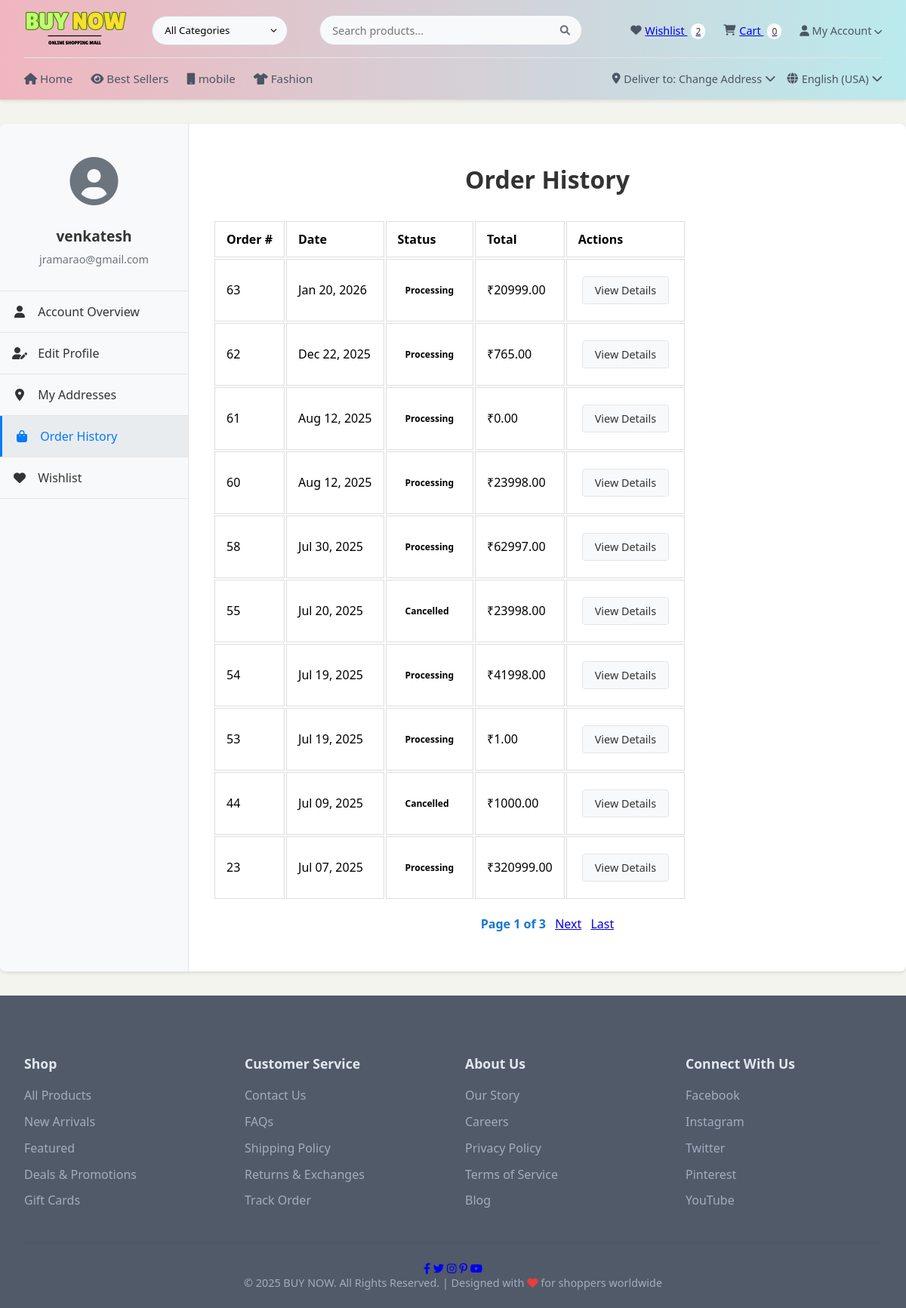
/my-account/orders/ (signed in), run on the app's committed database.
### shop/models.py (models this page shows, shortened)
class Order(models.Model):
    STATUS_CHOICES = [
        ('P', 'Pending'),
        ('PR', 'Processing'),
        ('S', 'Shipped'),
        ('D', 'Delivered'),
        ('C', 'Cancelled'),
    ]
    user = models.ForeignKey(User, on_delete=models.CASCADE)
    items = models.ManyToManyField(CartItem)
    total_price = models.DecimalField(max_digits=10, decimal_places=2 ,default=0 )
    shipping_address = models.TextField(
        default="Address not provided",  # Or any sensible defaul
        blank=True  # Also add this if the field can be empty
        )
    status = models.CharField(max_length=2, choices=STATUS_CHOICES, default='PR')
    created_at = models.DateTimeField(auto_now_add=True)
    estimated_delivery = models.DateField(
        default=timezone.now() + timedelta(days=7)  # Default to 7 days from now
    )

### shop/views.py (the view)
# urls.py: path('my-account/orders/', views.order_history_view, name='order_history'),
def order_history_view(request):
    orders_list = Order.objects.filter(user=request.user).order_by('-created_at')
    paginator = Paginator(orders_list, 10)  # Show 10 orders per page
    page_number = request.GET.get('page')
    page_obj = paginator.get_page(page_number)
    context = {
        'orders': page_obj,  # Use page_obj for iteration in template
        'is_paginated': page_obj.has_other_pages(),
        'page_obj': page_obj,
    }
    return render(request, 'shop/account/order_history.html', context)

### shop/context_processors.py (called while the page is built)
def wishlist_count(request):
    if request.user.is_authenticated:
        wishlist, created = Wishlist.objects.get_or_create(user=request.user)
        return {'wishlist_count': wishlist.products.count()}
    return {'wishlist_count': 0}

def cart_count(request):
    if request.user.is_authenticated:
        try:
            cart = Cart.objects.get(user=request.user)
            return {'cart_count': cart.items.count()}
        except Cart.DoesNotExist:
            return {'cart_count': 0}
    return {'cart_count': 0}

### shop/templates/shop/account/order_history.html (shortened to what this page needs)
{% extends 'shop/base.html' %}
{% load static %}
{% block content %}
<div class="account-container">
    <div class="account-sidebar">
        {% include 'shop/account/account_sidebar.html' %}
    </div>
    <div class="account-content">
        <h2>Order History</h2>
        {% if orders %}
        <div class="orders-table">
            <table>
                <thead>
                    <tr>
                        <th>Order #</th>
                        <th>Date</th>
                        <th>Status</th>
                        <th>Total</th>
                        <th>Actions</th>
                    </tr>
                </thead>
                <tbody>
                    {% for order in orders %}
                    <tr>
                        <td>{{ order.id }}</td>
                        <td>{{ order.created_at|date:"M d, Y" }}</td>
                        <td><span class="status-badge {{ order.status|lower }}">{{ order.get_status_display }}</span></td>
                        <td>₹{{ order.total_price }}</td>
                        <td><a href="{% url 'view_invoice' order.id %}" class="btn btn-view">View Details</a></td>
                    </tr>
                    {% endfor %}
                </tbody>
            </table>
        </div>
        {% else %}
        <p>You haven't placed any orders yet.</p>
        {% endif %}
    {% if is_paginated %}
    <div class="pagination" style="text-align:center; margin:20px 0;">
        <span class="step-links">
            <span class="current" style="font-weight:bold; color:#1976d2;">
                Page {{ page_obj.number }} of {{ page_obj.paginator.num_pages }}
            </span>
            {% if page_obj.has_next %}
                <a href="?page={{ page_obj.next_page_number }}" style="margin-left:8px;">Next</a>
                <a href="?page={{ page_obj.paginator.num_pages }}" style="margin-left:8px;">Last</a>
            {% endif %}
        </span>
    </div>
    {% endif %}
    </div>
</div>
{% endblock %}

### shop/templates/shop/account/account_sidebar.html
<div class="account-user">
    <div class="account-avatar">
        <i class="fas fa-user-circle"></i>
    </div>
    <div class="account-info">
        <h4>{{ user.username }}</h4>
        <p>{{ user.email }}</p>
    </div>
</div>
<ul class="account-menu">
    <li {% if request.resolver_match.url_name == 'my_account' %}class="active"{% endif %}>
        <a href="{% url 'my_account' %}"><i class="fas fa-user"></i> Account Overview</a>
    </li>
    <li {% if request.resolver_match.url_name == 'edit_profile' %}class="active"{% endif %}>
        <a href="{% url 'edit_profile' %}"><i class="fas fa-user-edit"></i> Edit Profile</a>
    </li>
    <li {% if request.resolver_match.url_name == 'address_list' %}class="active"{% endif %}>
        <a href="{% url 'address_list' %}"><i class="fas fa-map-marker-alt"></i> My Addresses</a>
    </li>
    <li {% if request.resolver_match.url_name == 'order_history' %}class="active"{% endif %}>
        <a href="{% url 'order_history' %}"><i class="fas fa-shopping-bag"></i> Order History</a>
    </li>
    <li {% if request.resolver_match.url_name == 'wishlist' %}class="active"{% endif %}>
        <a href="{% url 'wishlist' %}"><i class="fas fa-heart"></i> Wishlist</a>
    </li>
</ul>

### shop/static/css/base.css (style rules this page uses)
* { margin: 0; padding: 0; box-sizing: border-box; font-family: 'Segoe UI', Arial, sans-serif; }
body { background-color: #f4f4edeb; display: flex; flex-direction: column; min-height: 100vh; }

### shop/static/css/home.css (style rules this page uses)
.btn { padding: 8px 18px; border: none; border-radius: 6px; cursor: pointer; text-decoration: none; font-size: 15px; font-weight: 500; }

### shop/static/css/checkout_address.css (style rules this page uses)
.btn { padding: 10px 20px; background: #007bff; color: white; border: none; border-radius: 4px; cursor: pointer; }

### shop/static/css/product_list.css (style rules this page uses)
.btn { padding: 8px 15px; border: none; border-radius: 4px; cursor: pointer; text-decoration: none; font-size: 14px; }

### shop/static/css/product_detail.css (style rules this page uses)
.btn { padding: 8px 15px; border: none; border-radius: 4px; cursor: pointer; text-decoration: none; font-size: 14px; }

### shop/static/css/wishlist.css (style rules this page uses)
.btn { padding: 8px 15px; border: none; border-radius: 4px; cursor: pointer; text-decoration: none; font-size: 14px; }

### shop/static/css/checkout_payment.css (style rules this page uses)
h2 { text-align: center; margin-bottom: 2rem; color: #333; }

### shop/static/css/order_confirmation.css (style rules this page uses)
.btn { display: inline-block; padding: 10px 20px; background: #007bff; color: white; text-decoration: none; border-radius: 4px; margin: 10px 5px; }

### shop/static/css/account.css (style rules this page uses)
.account-container { display: flex; max-width: 1200px; margin: 2rem auto; background: white; border-radius: 8px; box-shadow: 0 2px 5px rgba(0,0,0,0.1); overflow: hidden; }
.account-sidebar { width: 250px; background: #f8f9fa; border-right: 1px solid #e5e5e5; }
.account-user { padding: 2rem 1rem; text-align: center; border-bottom: 1px solid #e5e5e5; }
.account-avatar { font-size: 4rem; color: #6c757d; margin-bottom: 1rem; }
.account-info h4 { margin-bottom: 0.5rem; color: #333; }
.account-info p { color: #6c757d; font-size: 0.9rem; }
.account-menu { list-style: none; padding: 0; }
.account-menu li { border-bottom: 1px solid #e5e5e5; }
.account-menu li a { display: block; padding: 1rem; color: #333; text-decoration: none; transition: all 0.3s; }
.account-menu li a i { width: 20px; margin-right: 10px; text-align: center; }
.account-menu li.active a { background: #e9ecef; color: #007bff; border-left: 3px solid #007bff; }
.account-content { flex: 1; padding: 2rem; }
.account-content h2 { margin-bottom: 2rem; color: #333; }
.btn-view { padding: 0.5rem 1rem; background: #f8f9fa; color: #333; border: 1px solid #e5e5e5; border-radius: 4px; text-decoration: none; font-size: 0.9rem; }

### shop/static/css/admin_dashboard.css (style rules this page uses)
h2, h3, h4 { color: #343a40; margin-bottom: 1rem; }
h2 { text-align: center; font-size: 2rem; margin: 20px 0; }
h4 { font-size: 1.2rem; }

### shop/static/css/all_orders.css (style rules this page uses)
.orders-table { width: 100%; border-collapse: collapse; margin: 20px 0; }
.orders-table th, .orders-table td { padding: 12px 15px; text-align: left; border: 1px solid #ddd; }
.status-badge { padding: 4px 10px; border-radius: 12px; font-size: 12px; font-weight: bold; display: inline-block; }

### data on the page
Order: id "63", created_at "Jan 20, 2026", status "Processing", total_price "20999.00"
Order: id "62", created_at "Dec 22, 2025", status "Processing", total_price "765.00"
Order: id "61", created_at "Aug 12, 2025", status "Processing", total_price "0.00"
Order: id "60", created_at "Aug 12, 2025", status "Processing", total_price "23998.00"
Order: id "58", created_at "Jul 30, 2025", status "Processing", total_price "62997.00"
Order: id "55", created_at "Jul 20, 2025", status "Cancelled", total_price "23998.00"
Order: id "54", created_at "Jul 19, 2025", status "Processing", total_price "41998.00"
Order: id "53", created_at "Jul 19, 2025", status "Processing", total_price "1.00"
Order: id "44", created_at "Jul 09, 2025", status "Cancelled", total_price "1000.00"
Order: id "23", created_at "Jul 07, 2025", status "Processing", total_price "320999.00"

### other printed values
{{ wishlist_count }} "2"
{{ cart_count }} "0"
{{ user.username }} "venkatesh"
{{ user.email }} "jramarao@gmail.com"
{{ page_obj.number }} "1"
{{ page_obj.paginator.num_pages }} "3"
